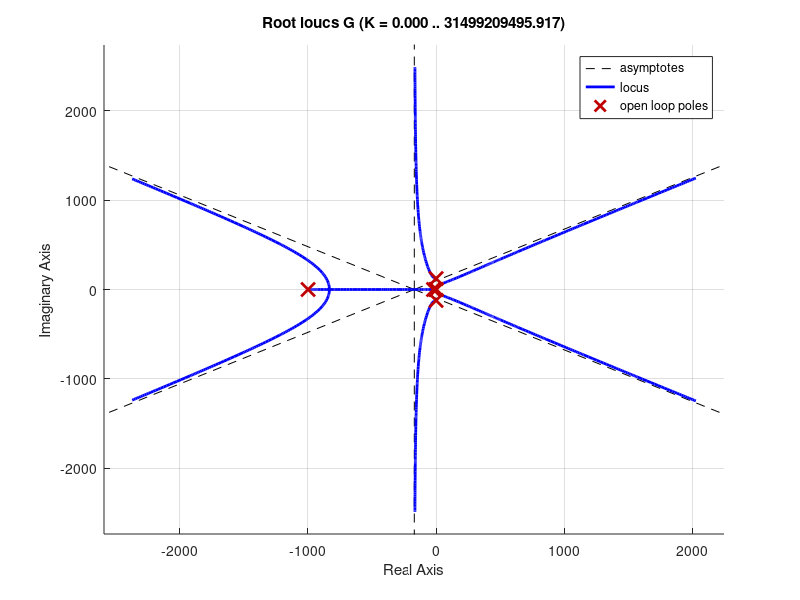

The MATLAB source for this figure: (Note: this script raises an error after producing the figure.)
%%  S5 - APP4 - PROBLEMATIQUE - MAIN.M
%   Auteur:     Giuseppe Lomonaco
%   CIP:        LOMG2301
%   Auteur:     Lucas Corrales
%   CIP:        CORL0701

%   Date de creation:       13-MARS-2023
%   Date de derniere modification:       13-MARS-2023

% DESCRIPTION: fichier principale pour la problematique S5-APP5



%% NOTES
% Marge de retard cest une marge de phase traduite en secondes
% JAMAIS UN BODE AVEC UNE FTBF!!!!!!!
% pour atenuer les vibrations on peut utiliser un filtre coupe bande comme
% vue dans les sessions anterieures en autant que ca fonctionne!!
% pour le filtre coupe bande on trouvera les frequences a laide de BODE
% --on reconnait une vibration sur un diagramme de bode car il y aura un
% peak a cette vibration, le peak doit en bas de -15dB voir A6 et B5



%% ETAPES DE RESOLUTION
% 1-le diagramme de procedures de conception est la premiere chose quon
% sattend a voir dans la presentation on sattend a faire une arboresence 
% 2-conception **voir tableau notes tuto1 Xavier
% 3-tableau de conformite: on verif la conformite des condos de departs et
% des criteres de conception, on runnera des simulations et dira si par
% exemple les criteres de specs du client sont rencontrés on pas (ex MP,
% bande passante, etc)
% **ici on fait literation
% 4-tableau des compensateurs finaux et criteres de conformite avec
% explications pour literation
% 5-Marge de retard apres augmentation dun facteur 5 (14dB)
% 6-resultats de simulation
% ***si on veut voir lerreur sur un graph on doit faire : on doit voir la
% consigne, la reponse superposee et sur un autre graph l'erreur (entree
% moins la sortie (U-Y))
% ***donner les fonctions de transferts des compensateurs (tous les
% compensateurs de tous les etudiants donc tous les compensateurs de DEPART 
% devraient etre pareille pour tlm mais les compensateurs FINAUX devraient
% etre differents dun etudiant a lautre
% ***quand on demande quon veut voir lerreur: on fait le diagramme de
% lerreur et non pas de la reponse


%% ANNEXE A
% provient de lapp 3
% classe 1 car 
% lieu des racines : 6 asymptotes pcq jai 6 poles donc 6 lieu des racines qui se termine a linfini
% pour avoir le nb de mode on devra faire residu....quand on a des
% vibration ca veut dire quon a au moins un ordre 2 car ordre 1 ne peut pas
% avoir de vibration



%% Critères de conception
clc
close all
clear all

numEL = [7.95e09];
denEL = [1 1020.51 37082.705 15346520.725 320776412.5 413500000 0];

G = tf(numEL,denEL)

Mp = 25;
ts = 1;
tr1 = 0.18;
eRP_des = 0.08;           % erreur en regime permanent a une rampe
fudge_factor = 9;      % facteur qui pousse vers zero
marge = 10;


phi = atand((-1*pi)./log(Mp/100));
zeta = cosd(phi)+0.165;

%Wn1 et Wn2
Wn1 = (4/ts)/zeta;
Wn2 = (1+1.1*zeta+1.4*zeta^2)/tr1;

%Bigger Wn
if Wn1 > Wn2
    Wn = Wn1;     
else
     Wn = Wn2;
end

Wa = Wn*sqrt(1-zeta^2);

p1 = -zeta*Wn + j*Wa;
p2 = -zeta*Wn - j*Wa;
% AvPh
%phase au pole desire
%on enleve 360 car sinon angle va donner un angle positif 
Ph_G = ((angle(polyval(numEL,p1)/polyval(denEL,p1)))*180/pi)-360;

delta_phi = -180-Ph_G+marge;

alpha = 180-phi;

phi_z = (alpha + delta_phi)/2
phi_p = (alpha - delta_phi)/2

za = real(p1)-imag(p1)/tand(phi_z)
pa = real(p1)-imag(p1)/tand(phi_p)

numFT = [1 -za];
denFT = [1 -pa];

Ka = abs((polyval(denEL,p1)*polyval(denFT,p1))/(polyval(numEL,p1)*polyval(numFT,p1)))

Ga = Ka * tf([1 -za],[1 -pa])

% G_new = G*Ga
% [num,den] = tfdata(G_new);
% PI
Kvel = 2.531e11/1.091e10;

KI = 1/(Kvel*eRP_des);

ZI = real(p1)/fudge_factor;

Kp = -KI/ZI;

GPI = Kp * tf([1 -ZI],[1 0])

G_new = G*GPI*Ga 



% figure
% bode(G)
% figure
% margin(G_new)
% figure('Name','noncompense')
% rlocus(G)
% figure('Name','compense')
% 
% plot(real(p1),imag(p1),'p')
% 
hold on
rlocus(G)
hold on
pol = rlocus(G_new,1);
plot(real(pol), imag(pol),'s')

%% Critères de sécurité

%coupe bande

beta = 2
W0 = 123;

H = tf([1 0 W0^2],[1 beta W0^2])
G_CB = G_new*H

% figure('Name','bode')
% bode(G_new)
% hold on
% margin(G_CB)

% Valider DM
[GM,PM,Wp,Wg] = margin(G_CB)
DM= PM/Wg*(pi/180)

% Ajuster le gain
GM_DB = mag2db(GM)
GM_des = 15;
GM_compDB = GM_DB-GM_des;
GM_comp = db2mag(GM_compDB);

G_comp = (GM_comp*G_CB)*(0.0475/0.08);

FTBF = feedback(G_comp,1)


%% erreur

t = [0:0.01:100]';  % 201 points
u = t.^2 / 2;
y = lsim(FTBF,u,t);

figure
plot(t,u-y)

%% plot

% Valider DM
[GM,PM,Wp,Wg] = margin(G_comp);
DM= PM/Wg*(pi/180)
GM = mag2db(GM)


figure('Name','bode comp')
margin(G_comp)
figure('Name','rlocus comp')
plot(real(p1),imag(p1),'p')
hold on
rlocus(G_comp)
hold on
pol = rlocus(G_new,1);
plot(real(pol), imag(pol),'s')

figure
bode(FTBF)
figure
step(FTBF)





% % Initialisation
% constantes_APP5 % call le fichier des constantes
% 
% Profile_Tracking    % call le fichier Profile_Tracking.p (trajectoire de ref fournie)
% plot(ttrk,utrk)









